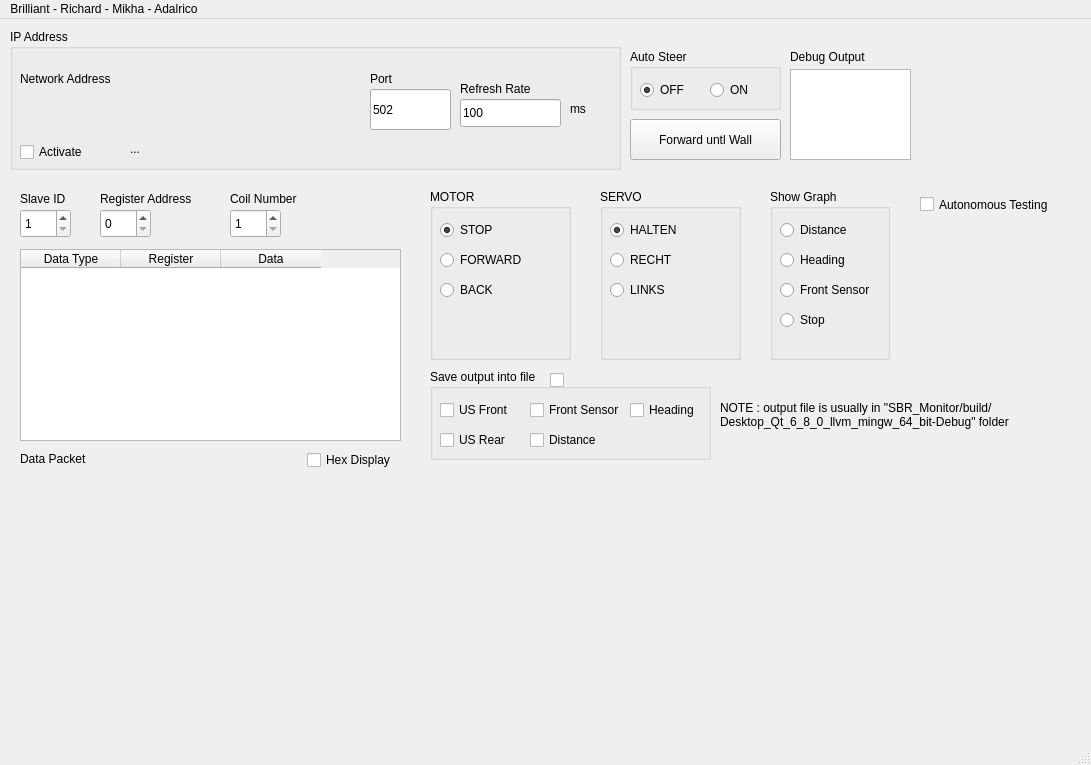
<?xml version="1.0" encoding="UTF-8"?>
<ui version="4.0">
 <class>MainWindow</class>
 <widget class="QMainWindow" name="MainWindow">
  <property name="geometry">
   <rect>
    <x>0</x>
    <y>0</y>
    <width>1091</width>
    <height>765</height>
   </rect>
  </property>
  <property name="windowTitle">
   <string>MainWindow</string>
  </property>
  <widget class="QWidget" name="centralwidget">
   <widget class="QGroupBox" name="ipBox">
    <property name="geometry">
     <rect>
      <x>10</x>
      <y>10</y>
      <width>611</width>
      <height>141</height>
     </rect>
    </property>
    <property name="title">
     <string>IP Address</string>
    </property>
    <widget class="IPAddressCtrl" name="edNetworkAddress" native="true">
     <property name="geometry">
      <rect>
       <x>10</x>
       <y>60</y>
       <width>341</width>
       <height>41</height>
      </rect>
     </property>
    </widget>
    <widget class="QLineEdit" name="edPort">
     <property name="geometry">
      <rect>
       <x>360</x>
       <y>60</y>
       <width>81</width>
       <height>41</height>
      </rect>
     </property>
     <property name="text">
      <string>502</string>
     </property>
    </widget>
    <widget class="QCheckBox" name="tcpEnable">
     <property name="geometry">
      <rect>
       <x>10</x>
       <y>110</y>
       <width>93</width>
       <height>26</height>
      </rect>
     </property>
     <property name="text">
      <string>Activate</string>
     </property>
    </widget>
    <widget class="QLabel" name="label">
     <property name="geometry">
      <rect>
       <x>10</x>
       <y>40</y>
       <width>121</width>
       <height>20</height>
      </rect>
     </property>
     <property name="text">
      <string>Network Address</string>
     </property>
    </widget>
    <widget class="QLabel" name="label_2">
     <property name="geometry">
      <rect>
       <x>360</x>
       <y>40</y>
       <width>41</width>
       <height>20</height>
      </rect>
     </property>
     <property name="text">
      <string>Port</string>
     </property>
    </widget>
    <widget class="QLabel" name="connectionStatus">
     <property name="geometry">
      <rect>
       <x>120</x>
       <y>110</y>
       <width>171</width>
       <height>20</height>
      </rect>
     </property>
     <property name="text">
      <string>...</string>
     </property>
    </widget>
    <widget class="QLabel" name="label_6">
     <property name="geometry">
      <rect>
       <x>560</x>
       <y>70</y>
       <width>41</width>
       <height>20</height>
      </rect>
     </property>
     <property name="text">
      <string>ms</string>
     </property>
    </widget>
    <widget class="QLabel" name="label_7">
     <property name="geometry">
      <rect>
       <x>450</x>
       <y>50</y>
       <width>101</width>
       <height>20</height>
      </rect>
     </property>
     <property name="text">
      <string>Refresh Rate</string>
     </property>
    </widget>
    <widget class="QLineEdit" name="refreshRateEdit">
     <property name="geometry">
      <rect>
       <x>450</x>
       <y>70</y>
       <width>101</width>
       <height>28</height>
      </rect>
     </property>
     <property name="text">
      <string>100</string>
     </property>
    </widget>
   </widget>
   <widget class="QSpinBox" name="slaveId">
    <property name="geometry">
     <rect>
      <x>20</x>
      <y>190</y>
      <width>51</width>
      <height>29</height>
     </rect>
    </property>
    <property name="minimum">
     <number>1</number>
    </property>
   </widget>
   <widget class="QSpinBox" name="addressReg">
    <property name="geometry">
     <rect>
      <x>100</x>
      <y>190</y>
      <width>51</width>
      <height>29</height>
     </rect>
    </property>
    <property name="maximum">
     <number>999</number>
    </property>
   </widget>
   <widget class="QSpinBox" name="coilNum">
    <property name="geometry">
     <rect>
      <x>230</x>
      <y>190</y>
      <width>51</width>
      <height>29</height>
     </rect>
    </property>
    <property name="minimum">
     <number>1</number>
    </property>
   </widget>
   <widget class="QTableWidget" name="regTable">
    <property name="geometry">
     <rect>
      <x>20</x>
      <y>230</y>
      <width>381</width>
      <height>192</height>
     </rect>
    </property>
    <property name="columnCount">
     <number>3</number>
    </property>
    <column>
     <property name="text">
      <string>Data Type</string>
     </property>
    </column>
    <column>
     <property name="text">
      <string>Register</string>
     </property>
    </column>
    <column>
     <property name="text">
      <string>Data</string>
     </property>
    </column>
   </widget>
   <widget class="QLabel" name="label_3">
    <property name="geometry">
     <rect>
      <x>20</x>
      <y>170</y>
      <width>63</width>
      <height>20</height>
     </rect>
    </property>
    <property name="text">
     <string>Slave ID</string>
    </property>
   </widget>
   <widget class="QLabel" name="label_4">
    <property name="geometry">
     <rect>
      <x>100</x>
      <y>170</y>
      <width>111</width>
      <height>20</height>
     </rect>
    </property>
    <property name="text">
     <string>Register Address</string>
    </property>
   </widget>
   <widget class="QLabel" name="label_5">
    <property name="geometry">
     <rect>
      <x>230</x>
      <y>170</y>
      <width>111</width>
      <height>20</height>
     </rect>
    </property>
    <property name="text">
     <string>Coil Number</string>
    </property>
   </widget>
   <widget class="QLabel" name="debugLabel">
    <property name="geometry">
     <rect>
      <x>20</x>
      <y>430</y>
      <width>111</width>
      <height>20</height>
     </rect>
    </property>
    <property name="text">
     <string>Data Packet</string>
    </property>
   </widget>
   <widget class="QCheckBox" name="checkBoxHexDisplay">
    <property name="geometry">
     <rect>
      <x>307</x>
      <y>430</y>
      <width>91</width>
      <height>22</height>
     </rect>
    </property>
    <property name="text">
     <string>Hex Display</string>
    </property>
   </widget>
   <widget class="QGroupBox" name="groupBox">
    <property name="geometry">
     <rect>
      <x>430</x>
      <y>170</y>
      <width>141</width>
      <height>171</height>
     </rect>
    </property>
    <property name="title">
     <string>MOTOR</string>
    </property>
    <widget class="QRadioButton" name="radioGo_2">
     <property name="geometry">
      <rect>
       <x>10</x>
       <y>90</y>
       <width>91</width>
       <height>22</height>
      </rect>
     </property>
     <property name="text">
      <string>BACK</string>
     </property>
    </widget>
    <widget class="QRadioButton" name="radioGo_1">
     <property name="geometry">
      <rect>
       <x>10</x>
       <y>60</y>
       <width>91</width>
       <height>22</height>
      </rect>
     </property>
     <property name="text">
      <string>FORWARD</string>
     </property>
    </widget>
    <widget class="QRadioButton" name="radioGo_0">
     <property name="geometry">
      <rect>
       <x>10</x>
       <y>30</y>
       <width>91</width>
       <height>22</height>
      </rect>
     </property>
     <property name="text">
      <string>STOP</string>
     </property>
     <property name="checked">
      <bool>true</bool>
     </property>
    </widget>
   </widget>
   <widget class="QGroupBox" name="groupBox_2">
    <property name="geometry">
     <rect>
      <x>600</x>
      <y>170</y>
      <width>141</width>
      <height>171</height>
     </rect>
    </property>
    <property name="title">
     <string>SERVO</string>
    </property>
    <widget class="QRadioButton" name="radioTurn_2">
     <property name="geometry">
      <rect>
       <x>10</x>
       <y>90</y>
       <width>91</width>
       <height>22</height>
      </rect>
     </property>
     <property name="text">
      <string>LINKS</string>
     </property>
     <property name="autoExclusive">
      <bool>true</bool>
     </property>
    </widget>
    <widget class="QRadioButton" name="radioTurn_0">
     <property name="geometry">
      <rect>
       <x>10</x>
       <y>30</y>
       <width>91</width>
       <height>22</height>
      </rect>
     </property>
     <property name="text">
      <string>HALTEN</string>
     </property>
     <property name="checked">
      <bool>true</bool>
     </property>
     <property name="autoExclusive">
      <bool>true</bool>
     </property>
    </widget>
    <widget class="QRadioButton" name="radioTurn_1">
     <property name="geometry">
      <rect>
       <x>10</x>
       <y>60</y>
       <width>91</width>
       <height>22</height>
      </rect>
     </property>
     <property name="text">
      <string>RECHT</string>
     </property>
     <property name="autoExclusive">
      <bool>true</bool>
     </property>
    </widget>
   </widget>
   <widget class="QPushButton" name="pushButton_2">
    <property name="geometry">
     <rect>
      <x>630</x>
      <y>100</y>
      <width>151</width>
      <height>41</height>
     </rect>
    </property>
    <property name="text">
     <string>Forward untl Wall</string>
    </property>
   </widget>
   <widget class="QTextBrowser" name="textBrowser">
    <property name="geometry">
     <rect>
      <x>790</x>
      <y>50</y>
      <width>121</width>
      <height>91</height>
     </rect>
    </property>
   </widget>
   <widget class="QLabel" name="label_8">
    <property name="geometry">
     <rect>
      <x>790</x>
      <y>30</y>
      <width>91</width>
      <height>16</height>
     </rect>
    </property>
    <property name="text">
     <string>Debug Output</string>
    </property>
   </widget>
   <widget class="QCustomPlot" name="widget" native="true">
    <property name="geometry">
     <rect>
      <x>20</x>
      <y>460</y>
      <width>851</width>
      <height>261</height>
     </rect>
    </property>
   </widget>
   <widget class="QGroupBox" name="groupBox_3">
    <property name="geometry">
     <rect>
      <x>770</x>
      <y>170</y>
      <width>120</width>
      <height>171</height>
     </rect>
    </property>
    <property name="title">
     <string>Show Graph</string>
    </property>
    <widget class="QRadioButton" name="radioButton">
     <property name="geometry">
      <rect>
       <x>10</x>
       <y>30</y>
       <width>91</width>
       <height>22</height>
      </rect>
     </property>
     <property name="text">
      <string>Distance</string>
     </property>
    </widget>
    <widget class="QRadioButton" name="radioButton_2">
     <property name="geometry">
      <rect>
       <x>10</x>
       <y>60</y>
       <width>91</width>
       <height>22</height>
      </rect>
     </property>
     <property name="text">
      <string>Heading</string>
     </property>
    </widget>
    <widget class="QRadioButton" name="radioButton_3">
     <property name="geometry">
      <rect>
       <x>10</x>
       <y>120</y>
       <width>91</width>
       <height>22</height>
      </rect>
     </property>
     <property name="text">
      <string>Stop</string>
     </property>
    </widget>
    <widget class="QRadioButton" name="radioButton_4">
     <property name="geometry">
      <rect>
       <x>10</x>
       <y>90</y>
       <width>91</width>
       <height>22</height>
      </rect>
     </property>
     <property name="text">
      <string>Front Sensor</string>
     </property>
    </widget>
   </widget>
   <widget class="QGroupBox" name="groupBox_4">
    <property name="geometry">
     <rect>
      <x>630</x>
      <y>30</y>
      <width>151</width>
      <height>61</height>
     </rect>
    </property>
    <property name="title">
     <string>Auto Steer</string>
    </property>
    <widget class="QRadioButton" name="radioButton_5">
     <property name="geometry">
      <rect>
       <x>10</x>
       <y>30</y>
       <width>91</width>
       <height>22</height>
      </rect>
     </property>
     <property name="text">
      <string>OFF</string>
     </property>
     <property name="checked">
      <bool>true</bool>
     </property>
    </widget>
    <widget class="QRadioButton" name="radioButton_6">
     <property name="geometry">
      <rect>
       <x>80</x>
       <y>30</y>
       <width>91</width>
       <height>22</height>
      </rect>
     </property>
     <property name="text">
      <string>ON</string>
     </property>
    </widget>
   </widget>
   <widget class="QGroupBox" name="groupBox_5">
    <property name="geometry">
     <rect>
      <x>430</x>
      <y>350</y>
      <width>281</width>
      <height>91</height>
     </rect>
    </property>
    <property name="title">
     <string>Save output into file</string>
    </property>
    <property name="checkable">
     <bool>false</bool>
    </property>
    <property name="checked">
     <bool>false</bool>
    </property>
    <widget class="QCheckBox" name="checkBox">
     <property name="geometry">
      <rect>
       <x>10</x>
       <y>30</y>
       <width>78</width>
       <height>22</height>
      </rect>
     </property>
     <property name="text">
      <string>US Front</string>
     </property>
    </widget>
    <widget class="QCheckBox" name="checkBox_2">
     <property name="geometry">
      <rect>
       <x>10</x>
       <y>60</y>
       <width>78</width>
       <height>22</height>
      </rect>
     </property>
     <property name="text">
      <string>US Rear</string>
     </property>
    </widget>
    <widget class="QCheckBox" name="checkBox_3">
     <property name="geometry">
      <rect>
       <x>100</x>
       <y>30</y>
       <width>91</width>
       <height>22</height>
      </rect>
     </property>
     <property name="text">
      <string>Front Sensor</string>
     </property>
    </widget>
    <widget class="QCheckBox" name="checkBox_4">
     <property name="geometry">
      <rect>
       <x>100</x>
       <y>60</y>
       <width>78</width>
       <height>22</height>
      </rect>
     </property>
     <property name="text">
      <string>Distance</string>
     </property>
    </widget>
    <widget class="QCheckBox" name="checkBox_5">
     <property name="geometry">
      <rect>
       <x>200</x>
       <y>30</y>
       <width>78</width>
       <height>22</height>
      </rect>
     </property>
     <property name="text">
      <string>Heading</string>
     </property>
    </widget>
    <widget class="QCheckBox" name="checkBox_6">
     <property name="geometry">
      <rect>
       <x>120</x>
       <y>0</y>
       <width>78</width>
       <height>22</height>
      </rect>
     </property>
     <property name="text">
      <string/>
     </property>
    </widget>
   </widget>
   <widget class="QLabel" name="label_9">
    <property name="geometry">
     <rect>
      <x>720</x>
      <y>370</y>
      <width>311</width>
      <height>51</height>
     </rect>
    </property>
    <property name="text">
     <string>NOTE : output file is usually in &quot;SBR_Monitor/build/Desktop_Qt_6_8_0_llvm_mingw_64_bit-Debug&quot; folder</string>
    </property>
    <property name="wordWrap">
     <bool>true</bool>
    </property>
   </widget>
   <widget class="QCheckBox" name="checkBox_7">
    <property name="geometry">
     <rect>
      <x>920</x>
      <y>160</y>
      <width>141</width>
      <height>51</height>
     </rect>
    </property>
    <property name="text">
     <string>Autonomous Testing</string>
    </property>
   </widget>
  </widget>
  <widget class="QMenuBar" name="menubar">
   <property name="geometry">
    <rect>
     <x>0</x>
     <y>0</y>
     <width>1091</width>
     <height>21</height>
    </rect>
   </property>
   <widget class="QMenu" name="menuBrilliant_Richard_Mikha_Adalrico">
    <property name="title">
     <string>Brilliant - Richard - Mikha - Adalrico</string>
    </property>
   </widget>
   <addaction name="menuBrilliant_Richard_Mikha_Adalrico"/>
  </widget>
  <widget class="QStatusBar" name="statusbar"/>
 </widget>
 <customwidgets>
  <customwidget>
   <class>IPAddressCtrl</class>
   <extends>QWidget</extends>
   <header>ipaddressctrl.h</header>
   <container>1</container>
  </customwidget>
  <customwidget>
   <class>QCustomPlot</class>
   <extends>QWidget</extends>
   <header>qcustomplot.h</header>
   <container>1</container>
  </customwidget>
 </customwidgets>
 <resources/>
 <connections/>
</ui>
